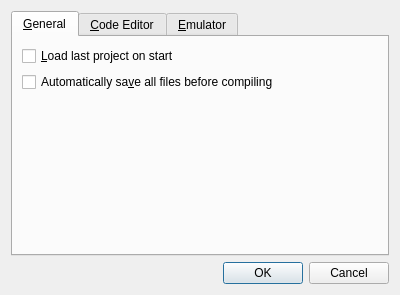
<?xml version="1.0" encoding="UTF-8"?>
<ui version="4.0">
 <class>SettingsDialog</class>
 <widget class="QDialog" name="SettingsDialog">
  <property name="geometry">
   <rect>
    <x>0</x>
    <y>0</y>
    <width>400</width>
    <height>290</height>
   </rect>
  </property>
  <property name="windowTitle">
   <string>Settings</string>
  </property>
  <layout class="QVBoxLayout" name="mainLayout">
   <item>
    <widget class="QTabWidget" name="tabWidget">
     <property name="currentIndex">
      <number>0</number>
     </property>
     <property name="tabsClosable">
      <bool>false</bool>
     </property>
     <property name="movable">
      <bool>false</bool>
     </property>
     <widget class="QWidget" name="generalTab">
      <attribute name="title">
       <string>&amp;General</string>
      </attribute>
      <layout class="QVBoxLayout" name="verticalLayout">
       <item>
        <widget class="QCheckBox" name="loadLastProjectCheck">
         <property name="text">
          <string>&amp;Load last project on start</string>
         </property>
        </widget>
       </item>
       <item>
        <widget class="QCheckBox" name="autoSaveBeforeCompileCheck">
         <property name="text">
          <string>Automatically sa&amp;ve all files before compiling</string>
         </property>
        </widget>
       </item>
       <item>
        <spacer name="generalTabSpacer">
         <property name="orientation">
          <enum>Qt::Vertical</enum>
         </property>
         <property name="sizeHint" stdset="0">
          <size>
           <width>20</width>
           <height>40</height>
          </size>
         </property>
        </spacer>
       </item>
      </layout>
     </widget>
     <widget class="QWidget" name="editorTab">
      <attribute name="title">
       <string>&amp;Code Editor</string>
      </attribute>
      <layout class="QVBoxLayout" name="editorTabLayout">
       <item>
        <widget class="QCheckBox" name="autoIndentCheck">
         <property name="text">
          <string>Automatically &amp;indent</string>
         </property>
        </widget>
       </item>
       <item>
        <widget class="QCheckBox" name="tabIndentsCheck">
         <property name="text">
          <string>&amp;Tab indents</string>
         </property>
        </widget>
       </item>
       <item>
        <widget class="QCheckBox" name="backspaceUnindentsCheck">
         <property name="text">
          <string>&amp;Backspace unindents</string>
         </property>
        </widget>
       </item>
       <item>
        <widget class="QFrame" name="editorTabSeparator1">
         <property name="frameShape">
          <enum>QFrame::HLine</enum>
         </property>
         <property name="frameShadow">
          <enum>QFrame::Sunken</enum>
         </property>
        </widget>
       </item>
       <item>
        <widget class="QCheckBox" name="useTabsCheck">
         <property name="text">
          <string>&amp;Use tabs</string>
         </property>
        </widget>
       </item>
       <item>
        <layout class="QHBoxLayout" name="tabsLayout">
         <property name="spacing">
          <number>4</number>
         </property>
         <item>
          <widget class="QWidget" name="tabsSpacer" native="true">
           <property name="minimumSize">
            <size>
             <width>15</width>
             <height>0</height>
            </size>
           </property>
           <property name="maximumSize">
            <size>
             <width>15</width>
             <height>16777215</height>
            </size>
           </property>
          </widget>
         </item>
         <item>
          <widget class="QLabel" name="tabWidthLabel">
           <property name="text">
            <string>Tab &amp;width:</string>
           </property>
           <property name="buddy">
            <cstring>tabWidthSpin</cstring>
           </property>
          </widget>
         </item>
         <item>
          <widget class="QSpinBox" name="tabWidthSpin">
           <property name="minimum">
            <number>1</number>
           </property>
          </widget>
         </item>
         <item>
          <spacer name="tabsRightSpacer">
           <property name="orientation">
            <enum>Qt::Horizontal</enum>
           </property>
           <property name="sizeHint" stdset="0">
            <size>
             <width>40</width>
             <height>20</height>
            </size>
           </property>
          </spacer>
         </item>
        </layout>
       </item>
       <item>
        <widget class="QFrame" name="editorTabSeparator2">
         <property name="frameShape">
          <enum>QFrame::HLine</enum>
         </property>
         <property name="frameShadow">
          <enum>QFrame::Sunken</enum>
         </property>
        </widget>
       </item>
       <item>
        <widget class="QCheckBox" name="showWhitespaceCheck">
         <property name="text">
          <string>&amp;Show whitespace</string>
         </property>
        </widget>
       </item>
       <item>
        <widget class="QCheckBox" name="showEolCheck">
         <property name="text">
          <string>Show end of &amp;line</string>
         </property>
        </widget>
       </item>
       <item>
        <spacer name="editorTabSpacer">
         <property name="orientation">
          <enum>Qt::Vertical</enum>
         </property>
         <property name="sizeHint" stdset="0">
          <size>
           <width>20</width>
           <height>40</height>
          </size>
         </property>
        </spacer>
       </item>
      </layout>
     </widget>
     <widget class="QWidget" name="emulatorTab">
      <attribute name="title">
       <string>&amp;Emulator</string>
      </attribute>
      <layout class="QVBoxLayout" name="emulatorTabLayout">
       <item>
        <widget class="QCheckBox" name="enableSoundCheck">
         <property name="text">
          <string>Enable &amp;sound</string>
         </property>
        </widget>
       </item>
       <item>
        <widget class="QCheckBox" name="fastLoadCheck">
         <property name="text">
          <string>&amp;Fast tape loading</string>
         </property>
        </widget>
       </item>
       <item>
        <widget class="QCheckBox" name="tapeSoundCheck">
         <property name="text">
          <string>&amp;Tape sound</string>
         </property>
        </widget>
       </item>
       <item>
        <spacer name="emulatorTabSpacer">
         <property name="orientation">
          <enum>Qt::Vertical</enum>
         </property>
         <property name="sizeHint" stdset="0">
          <size>
           <width>20</width>
           <height>40</height>
          </size>
         </property>
        </spacer>
       </item>
       <item>
        <widget class="QLabel" name="emulatorRestartNotice">
         <property name="styleSheet">
          <string notr="true">color: red</string>
         </property>
         <property name="text">
          <string>&lt;b&gt;NOTE&lt;/b&gt;: Emulator has to be restarted for changes  to take effect.</string>
         </property>
         <property name="textFormat">
          <enum>Qt::RichText</enum>
         </property>
         <property name="wordWrap">
          <bool>true</bool>
         </property>
        </widget>
       </item>
      </layout>
     </widget>
    </widget>
   </item>
   <item>
    <widget class="QDialogButtonBox" name="buttonBox">
     <property name="orientation">
      <enum>Qt::Horizontal</enum>
     </property>
     <property name="standardButtons">
      <set>QDialogButtonBox::Cancel|QDialogButtonBox::Ok</set>
     </property>
    </widget>
   </item>
  </layout>
 </widget>
 <tabstops>
  <tabstop>tabWidget</tabstop>
  <tabstop>loadLastProjectCheck</tabstop>
  <tabstop>autoSaveBeforeCompileCheck</tabstop>
  <tabstop>autoIndentCheck</tabstop>
  <tabstop>tabIndentsCheck</tabstop>
  <tabstop>backspaceUnindentsCheck</tabstop>
  <tabstop>useTabsCheck</tabstop>
  <tabstop>tabWidthSpin</tabstop>
  <tabstop>showWhitespaceCheck</tabstop>
  <tabstop>showEolCheck</tabstop>
  <tabstop>enableSoundCheck</tabstop>
  <tabstop>fastLoadCheck</tabstop>
  <tabstop>tapeSoundCheck</tabstop>
 </tabstops>
 <resources/>
 <connections>
  <connection>
   <sender>buttonBox</sender>
   <signal>accepted()</signal>
   <receiver>SettingsDialog</receiver>
   <slot>accept()</slot>
   <hints>
    <hint type="sourcelabel">
     <x>248</x>
     <y>254</y>
    </hint>
    <hint type="destinationlabel">
     <x>157</x>
     <y>274</y>
    </hint>
   </hints>
  </connection>
  <connection>
   <sender>buttonBox</sender>
   <signal>rejected()</signal>
   <receiver>SettingsDialog</receiver>
   <slot>reject()</slot>
   <hints>
    <hint type="sourcelabel">
     <x>316</x>
     <y>260</y>
    </hint>
    <hint type="destinationlabel">
     <x>286</x>
     <y>274</y>
    </hint>
   </hints>
  </connection>
 </connections>
</ui>
